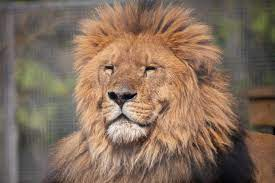
#> input picture IP/images/lion.jpeg, 275 x 183 px
$ python lab9.py
#> lines starting #> are read from the running program, lines starting #| are printed output that depends on the picture; after the words box and inside, x2 and y2 are one past the last pixel; in counts of white or black regions, pixels touching at a corner belong together
# Implemetation of image Sharpening filters and Edege Detection using Gradient Filters
import cv2
import matplotlib.pyplot as plt
import numpy as np

img = cv2.imread('images/lion.jpeg')
#> img is the input picture: shape (183, 275, 3); mean B, G, R 92.2, 110, 132.5
blur_img = cv2.GaussianBlur(img,(3,3,),0)
kernel = np.array([[0,-1,0],
                    [-1,5,-1],
                    [0,-1,0]])
sharpen_img = cv2.filter2D(img,-1,kernel)
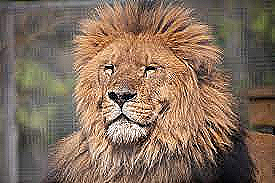
#> sharpen_img: shape (183, 275, 3); mean B, G, R 93, 110.2, 131.6
edge = cv2.Canny(image=blur_img,threshold1=100,threshold2 = 200)
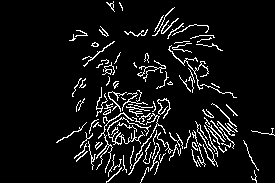
#> edge: shape (183, 275); 7.4% white in thin lines or dots, all inside (x1, y1, x2, y2) = (56, 1, 275, 183)

plt.figure(figsize=(12,8))
plt.subplot(221)
plt.title('original')
plt.imshow(cv2.cvtColor(img,cv2.COLOR_BGR2RGB))

plt.subplot(222)
plt.title('Blur Image')
plt.imshow(cv2.cvtColor(blur_img,cv2.COLOR_BGR2RGB))

plt.subplot(223)
plt.title('sharpen_img')
plt.imshow(cv2.cvtColor(sharpen_img,cv2.COLOR_BGR2RGB))

plt.subplot(224)
plt.title('Edge')
plt.imshow(cv2.cvtColor(edge,cv2.COLOR_BGR2RGB))


plt.tight_layout()
plt.show()
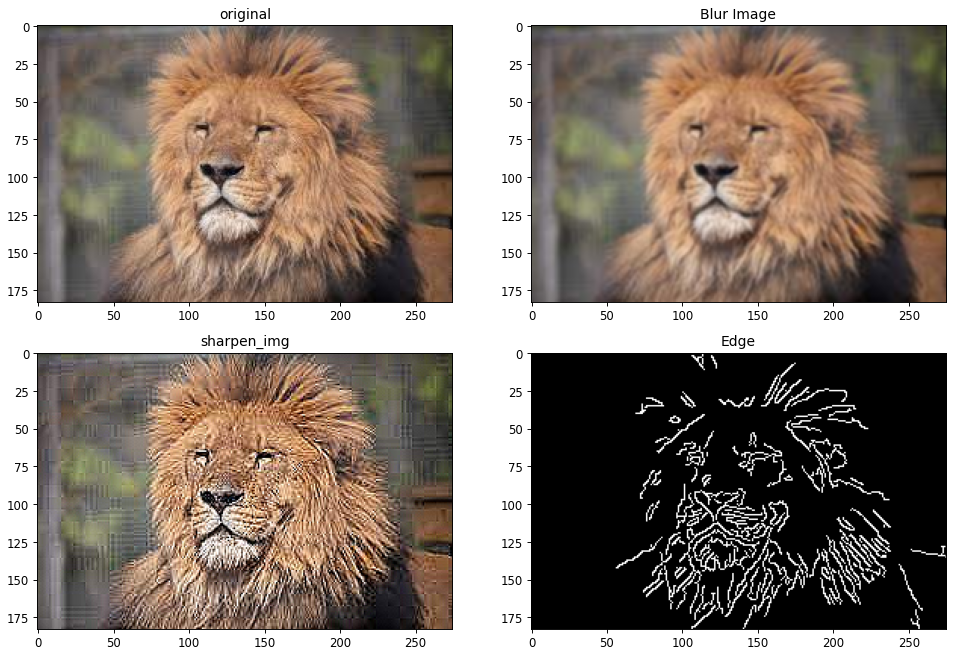
#> figure drawn by matplotlib, 4 panels

$ run again, with IP/images/cat.jpeg copied over IP/images/lion.jpeg
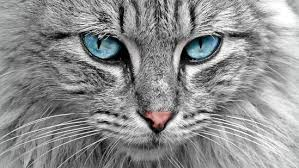
#> input picture IP/images/cat.jpeg, 299 x 168 px
#> img is the input picture: shape (168, 299, 3); mean B, G, R 142.3, 142.1, 141.5
#> `edge = cv2.Canny(image=blur_img,threshold1=100,threshold2 = 200)`:
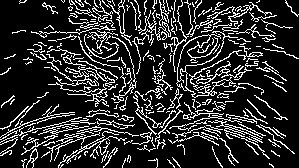
#> edge: shape (168, 299); 17.9% white in thin lines or dots
#> `plt.show()`:
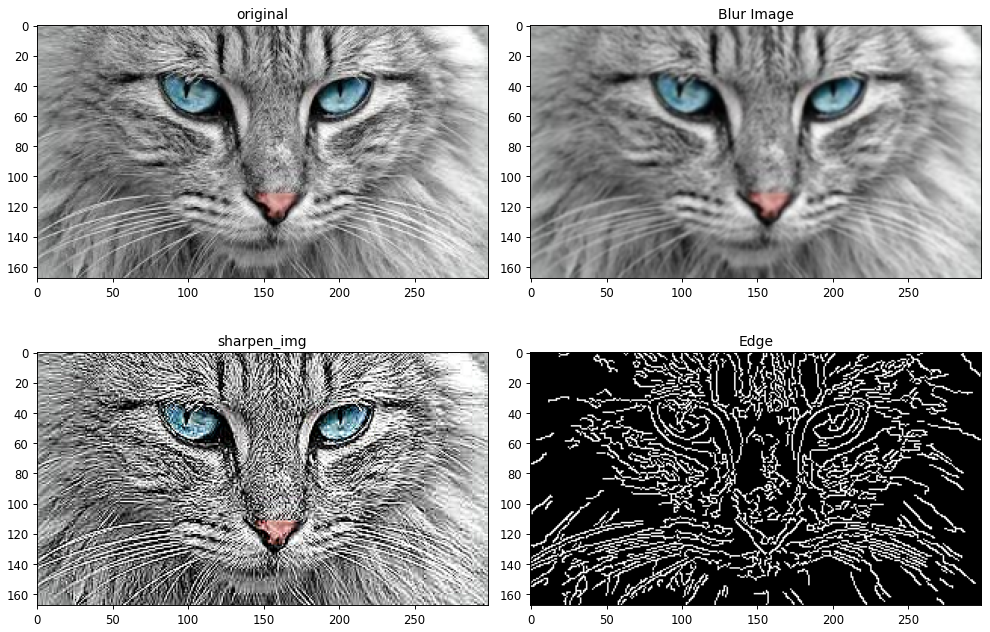
#> figure drawn by matplotlib, 4 panels

$ run again, with IP/images/images.jpeg copied over IP/images/lion.jpeg
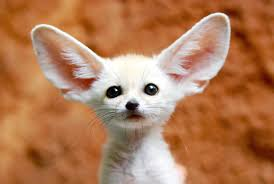
#> input picture IP/images/images.jpeg, 274 x 184 px
#> img is the input picture: shape (184, 274, 3); mean B, G, R 87.2, 123.9, 178.2
#> `edge = cv2.Canny(image=blur_img,threshold1=100,threshold2 = 200)`:
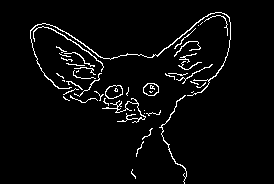
#> edge: shape (184, 274); 3.8% white in thin lines or dots, all inside (x1, y1, x2, y2) = (30, 12, 231, 184)
#> `plt.show()`:
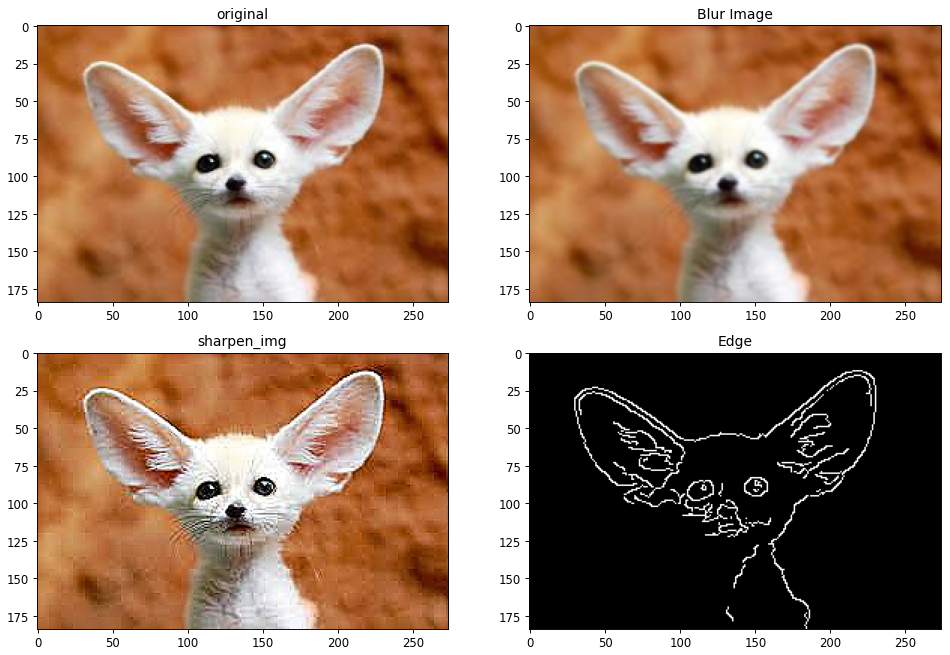
#> figure drawn by matplotlib, 4 panels

$ run again, with IP/images/zebra.jpeg copied over IP/images/lion.jpeg
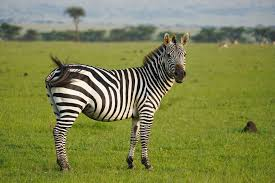
#> input picture IP/images/zebra.jpeg, 275 x 183 px
#> img is the input picture: shape (183, 275, 3); mean B, G, R 77.6, 133.2, 126.9
#> `edge = cv2.Canny(image=blur_img,threshold1=100,threshold2 = 200)`:
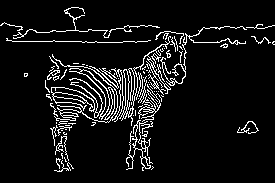
#> edge: shape (183, 275); 8% white in thin lines or dots
#> `plt.show()`:
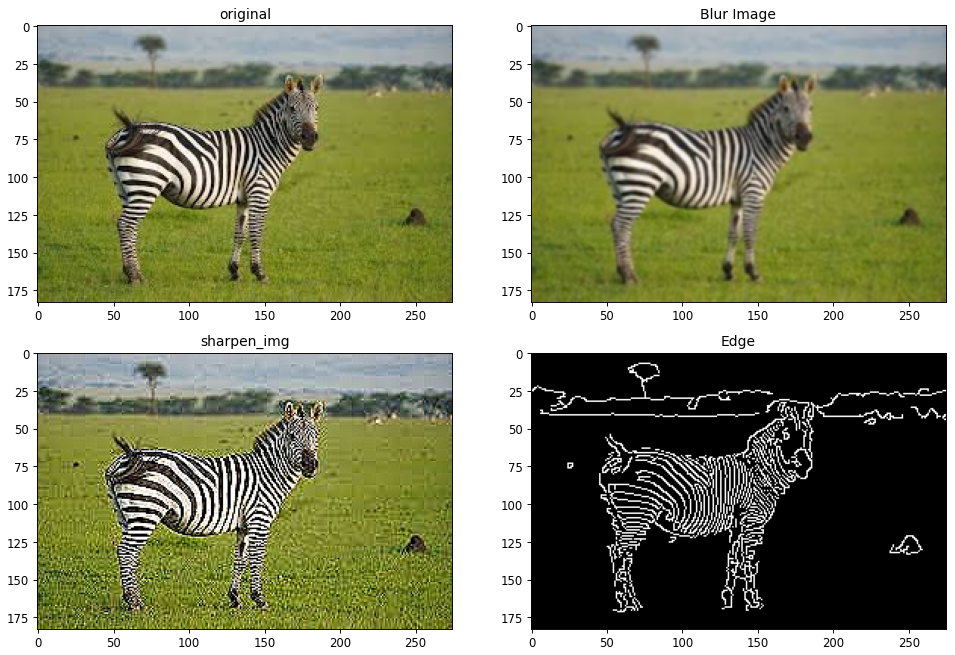
#> figure drawn by matplotlib, 4 panels
